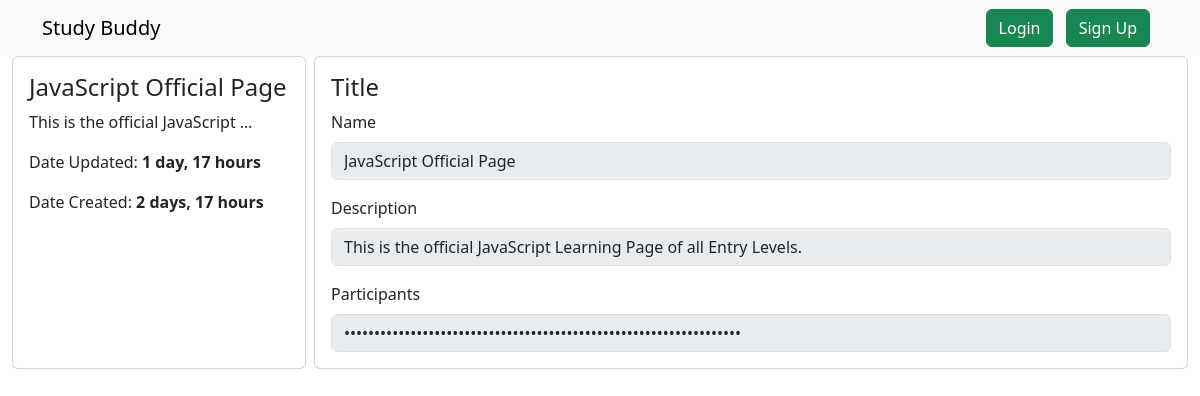
Page /room/6/ on the committed database.
### studybuddy/models.py (models this page shows, shortened)
class Room(models.Model):
    host = models.ForeignKey(User, on_delete=models.SET_NULL, null=True)
    topic = models.ForeignKey(Topic, on_delete=models.SET_NULL, null=True)
    name = models.CharField(max_length=200)
    description = models.TextField(null=False, blank=True)
    updated = models.DateTimeField(auto_now=True)
    created = models.DateTimeField(auto_now_add=True)
    class Meta:
        ordering = ['-updated','-created']

### studybuddy/views.py (the view)
# urls.py: path('room/<str:pk>/', views.room, name="room"),
def room(request, pk):
    page = 'room'
    room = Room.objects.get(id=pk)
    context = {
        'page':page,
        'room':room,
    }
    return render(request, 'studybuddy/room.html', context)

### studybuddy/templates/studybuddy/room.html (shortened to what this page needs)
{% extends 'base.html' %}
{% block content %}
{% include 'navbar.html' %}
<div class="container-fluid">
    <div class="home-container">
        <div class="card">
            <div class="card-body">
                <h4 class="card-title">{{room.name}}</h4>
                <p class="card-text">{{room.description|truncatewords:5}}</p>
                <p class="card-text">Date Updated: <b>{{room.updated|timesince}}</b></p>
                <p class="card-text">Date Created: <b>{{room.created|timesince}}</b></p>
            </div>
        </div>
        <div class="card ms-2">
            <div class="card-body">
                <h4 class="card-title">Title</h4>
                <p class="card-text">
                    <label class="form-label" for="name">Name</label>
                    <input class="form-control" type="text" value="{{room.name}}" disabled name="name" id="name">
                </p>
                <p class="card-text">
                    <label class="form-label" for="description">Description</label>
                    <input class="form-control" type="text" value="{{room.description}}" disabled name="description" id="description">
                </p>
                <p class="card-text">
                    <label class="form-label" for="participants">Participants</label>
                    <input class="form-control" type="password" value="{{room.description}}" disabled name="participants" id="participants">
                </p>
            </div>
        </div>
    </div>
</div>
{% endblock  %}

### static/custom/form.css (style rules this page uses)
.home-container { display: grid; grid-template-columns: 1fr 3fr; }

### rows in the picture
Room: name "JavaScript Official Page", description "This is the official JavaScript …", updated "1 day, 17 hours", created "2 days, 17 hours", description "This is the official JavaScript Learning Page of all Entry Levels."
